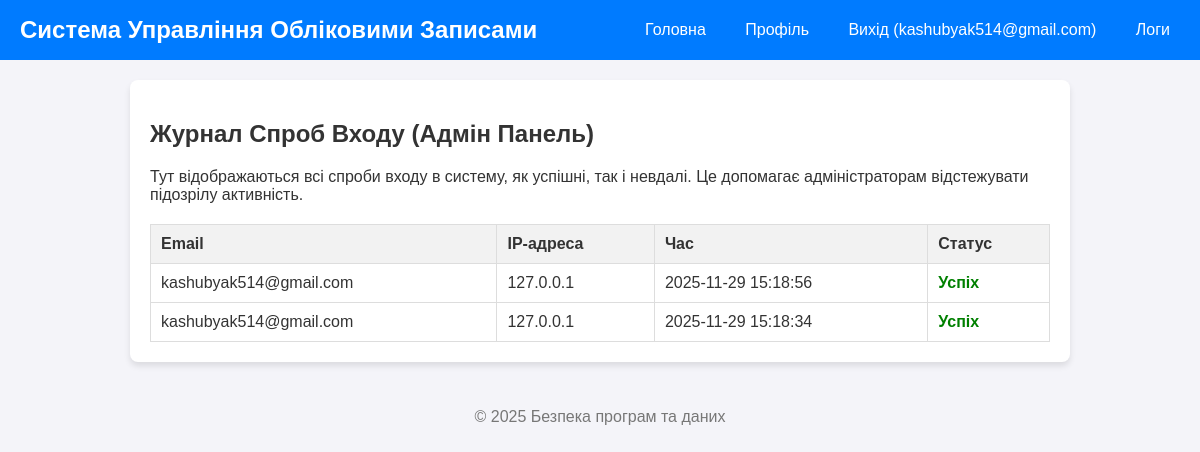
/admin/logs (signed in), run on the app's committed database.
### app.py (models this page shows)
class LoginAttempt(db.Model):
    id = db.Column(db.Integer, primary_key=True)
    email = db.Column(db.String(120), nullable=False)
    ip_address = db.Column(db.String(45), nullable=False)
    timestamp = db.Column(db.DateTime, default=datetime.utcnow)
    success = db.Column(db.Boolean, nullable=False)

### app.py (the view)
@app.route('/admin/logs')
def admin_logs():
    if 'user_id' not in session:
        flash('У вас немає прав доступу до цієї сторінки.', 'danger')
        return redirect(url_for('login'))
    logs = LoginAttempt.query.order_by(LoginAttempt.timestamp.desc()).all()
    return render_template('admin_logs.html', logs=logs)

### app.py (called while the page is built)
@app.context_processor
def inject_global_vars():
    return dict(RECAPTCHA_SITE_KEY=RECAPTCHA_SITE_KEY)

### templates/admin_logs.html (shortened to what this page needs)
{% extends "base.html" %} {% block content %}
<h2>Журнал Спроб Входу (Адмін Панель)</h2>
<p>
	Тут відображаються всі спроби входу в систему, як успішні, так і невдалі. Це допомагає
	адміністраторам відстежувати підозрілу активність.
</p>
<table class="log-table">
	<thead>
		<tr>
			<th>Email</th>
			<th>IP-адреса</th>
			<th>Час</th>
			<th>Статус</th>
		</tr>
	</thead>
	<tbody>
		{% for log in logs %}
		<tr>
			<td>{{ log.email }}</td>
			<td>{{ log.ip_address }}</td>
			<td>{{ log.timestamp.strftime('%Y-%m-%d %H:%M:%S') }}</td>
			<td class="{% if log.success %}success-status{% else %}failure-status{% endif %}">
				{% if log.success %} Успіх {% else %} Невдача {% endif %}
			</td>
		</tr>
		{% else %}
		<tr>
			<td colspan="4">Журнал спроб входу порожній.</td>
		</tr>
		{% endfor %}
	</tbody>
</table>
{% endblock %}

### templates/base.html (shortened to what this page needs)
<!DOCTYPE html>
<html lang="uk">
	<head>
	</head>
	<body>
		<header>
			<h1>Система Управління Обліковими Записами</h1>
			<nav>
				<a href="{{ url_for('index') }}">Головна</a>
				{% if 'user_id' in session %}
				<a href="{{ url_for('profile') }}">Профіль</a>
				<a href="{{ url_for('logout') }}">Вихід ({{ session['user_email'] }})</a>
				<a href="{{ url_for('admin_logs') }}">Логи</a>
				{% else %}
				<a href="{{ url_for('register') }}">Реєстрація</a>
				<a href="{{ url_for('login') }}">Вхід</a>
				{% endif %}
			</nav>
		</header>
		<main>
			 {% block content %}{% endblock %}
		</main>
		<footer>
			<p>&copy; 2025 Безпека програм та даних</p>
		</footer>
	</body>
</html>

### templates/base.html (style rules this page uses)
body { font-family: Arial, sans-serif; margin: 0; padding: 0; background-color: #f4f4f9; color: #333; }
header { background-color: #007bff; color: white; padding: 1em 20px; display: flex; justify-content: space-between; align-items: center; }
header h1 { margin: 0; font-size: 1.5em; }
nav a { color: white; text-decoration: none; margin-left: 15px; padding: 5px 10px; border-radius: 4px; transition: background-color 0.3s; }
main { padding: 20px; max-width: 900px; margin: 20px auto; background-color: white; border-radius: 8px; box-shadow: 0 4px 6px rgba(0, 0, 0, 0.1); }
footer { text-align: center; padding: 10px; margin-top: 20px; color: #777; }

### templates/admin_logs.html (style rules this page uses)
.log-table { width: 100%; border-collapse: collapse; margin-top: 20px; }
.log-table th, .log-table td { border: 1px solid #ddd; padding: 10px; text-align: left; }
.log-table th { background-color: #f2f2f2; }
.success-status { color: green; font-weight: bold; }

### data on the page
LoginAttempt: email "kashubyak514@gmail.com", ip_address "127.0.0.1", timestamp "2025-11-29 15:18:56", success "Успіх"
LoginAttempt: email "kashubyak514@gmail.com", ip_address "127.0.0.1", timestamp "2025-11-29 15:18:34", success "Успіх"

### other printed values
{{ session['user_email'] }} "kashubyak514@gmail.com"
